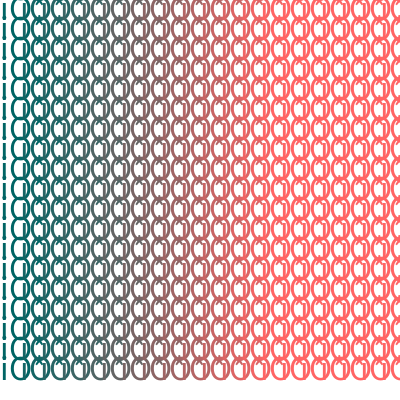
Frame 1 (no input)
Frame 60 (the mouse pressed at the canvas centre just before this capture): identical to frame 1, image omitted
Frame 120 (the mouse held since frame 60 and released just before this capture): identical to frame 1, image omitted

The Processing sketch that drew this single still picture (run headless with seeded random() and noise(); from frame 60 on, the mouse is pressed at the canvas centre):

// Processing sketch: processing_29116
// ── processing_29116.pde

void setup(){
  size (400,400);
}

void draw (){
  background(255);
  for(int i=0; i<400; i = i+20){
    for(int j=0; j<400; j = j+20){
      
      textSize (35);
      fill(i, 100, 100);
      text ("iO*", i, j);
    }
  }
}

                
                
